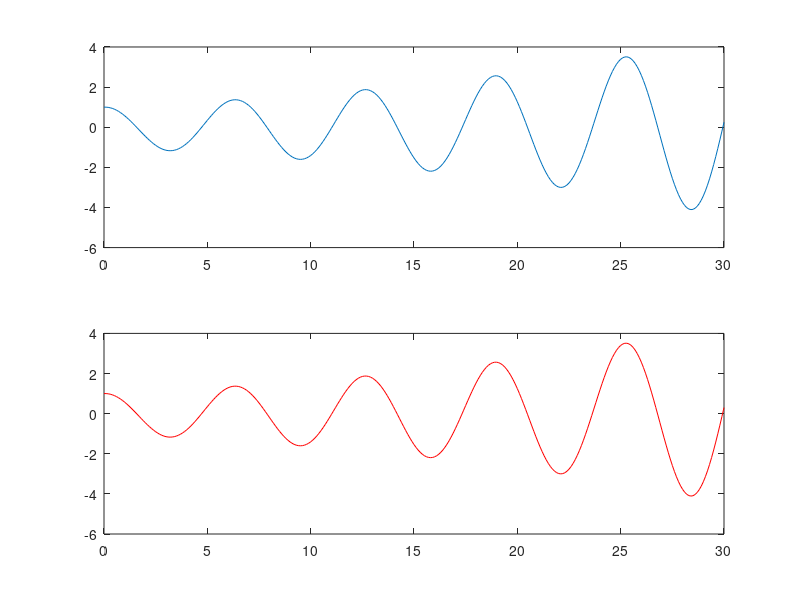

MATLAB code to generate this figure:
clear all;

% Spring constant
 K = 1;
 
% % Mass
 M = 1;
 
% % Step size
 dt = 0.1;
 
% % Start of the computation interval
 tstart = 0;
 
% % End of the computation interval
 tend = 30;
 
% % Allocate t
 t = tstart:dt:tend;
 
%  Allocate v
v = zeros(1,length(t));
v1 = zeros(1,length(t));

%Initial velocity of the mass v0
v(1) = 0;
v1(1) = 0;

% % Allocate x
x = zeros(1,length(t));
x1 = zeros(1,length(t));

% Initial position of the mass x0
x(1) = 1;
x1(1) = 1;

% Right-hand side of the ODE, f(t,y)
f_tv = @(t,y) -y*K/M;
f_tx = @(t,y) y;

% Computation loop
tic;
for i=1:(length(t)-1)
    v(i+1) = v(i) + dt * f_tv(t(i),x(i));
    x(i+1) = x(i) + dt * f_tx(t(i),v(i));
end
toc;
a=toc-tic;

tic;
for i=1:(length(t)-1)
    
    k1=f_tv(t(i),x1(i));
    k2=f_tv((t(i)+dt*0.5),(x1(i)+k1*dt*0.5));
    k3=f_tv((t(i)+dt*0.5),(x1(i)+k2*dt*0.5));
    k4=f_tv((t(i)+dt),(x1(i)+k3*dt));
    v1(i+1)=v1(i)+dt*(1/6)*(k1+2*k2+2*k3+k4);
    
    k1=f_tx(t(i),v1(i));
    k2=f_tx((t(i)+dt*0.5),(v1(i)+k1*dt*0.5));
    k3=f_tx((t(i)+dt*0.5),(v1(i)+k2*dt*0.5));
    k4=f_tx((t(i)+dt),(v1(i)+k3*dt));
    x1(i+1)=x1(i)+dt*(1/6)*(k1+2*k2+2*k3+k4);
    
end
toc;
b=toc-tic;


subplot(2,1,1),
plot(t,x);
subplot(2,1,2)
plot(t,x1,'r');